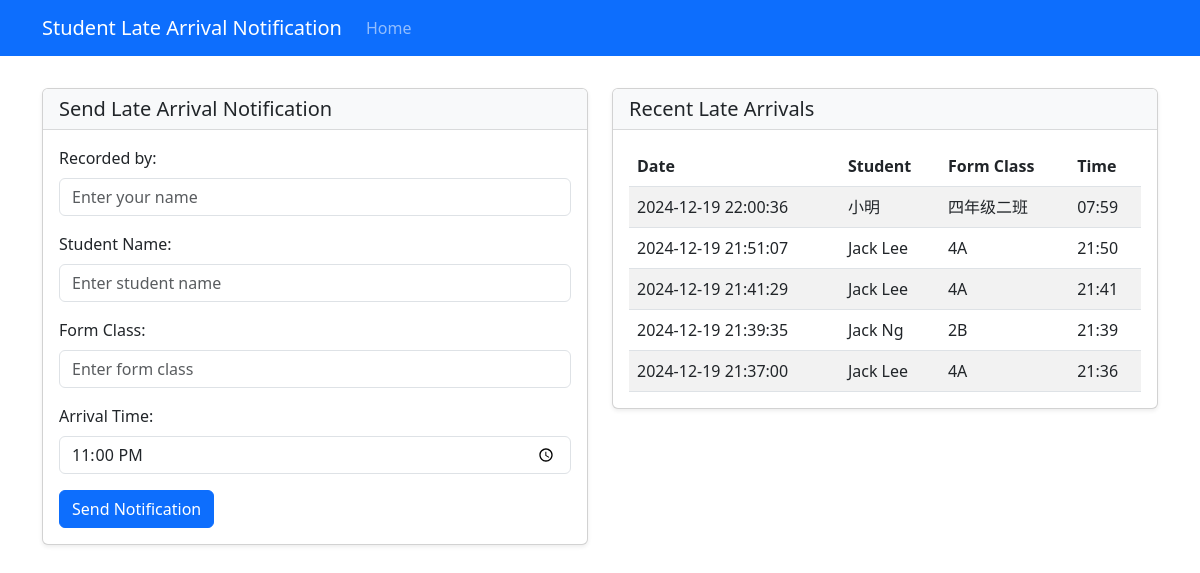
The page / on the database its author committed.
### tables this page shows
CREATE TABLE notifications
            (id INTEGER PRIMARY KEY AUTOINCREMENT,
             date TEXT NOT NULL,
             student_name TEXT NOT NULL,
             class TEXT NOT NULL,
             arrival_time TEXT NOT NULL,
             recorder_name TEXT NOT NULL);

### app.py (the view)
@app.route('/', methods=['GET'])
def index():
    recent_notifications = get_recent_notifications()
    return render_template('index.html',
                         recent_notifications=recent_notifications)

### app.py (called while the page is built)
def get_recent_notifications(limit=5):
    conn = sqlite3.connect('notifications.db')
    c = conn.cursor()
    c.execute('''
        SELECT date, student_name, class, arrival_time
        FROM notifications
        ORDER BY id DESC
        LIMIT ?
    ''', (limit,))
    notifications = [
        {
            'date': row[0],
            'student_name': row[1],
            'class': row[2],
            'arrival_time': row[3]
        }
        for row in c.fetchall()
    ]
    conn.close()
    return notifications

### templates/index.html
{% extends "base.html" %}
{% block content %}
<div class="row">
    <div class="col-md-6">
        <div class="card">
            <div class="card-header">
                <h5 class="card-title mb-0">Send Late Arrival Notification</h5>
            </div>
            <div class="card-body">
                <form method="POST" action="{{ url_for('send_notification') }}">
                    <div class="mb-3">
                        <label for="recorder_name" class="form-label">Recorded by:</label>
                        <input type="text"
                               class="form-control"
                               id="recorder_name"
                               name="recorder_name"
                               placeholder="Enter your name"
                               required>
                    </div>
                    <div class="mb-3">
                        <label for="student_name" class="form-label">Student Name:</label>
                        <input type="text"
                               class="form-control"
                               id="student_name"
                               name="student_name"
                               placeholder="Enter student name"
                               required>
                    </div>
                    <div class="mb-3">
                        <label for="class_name" class="form-label">Form Class:</label>
                        <input type="text"
                               class="form-control"
                               id="class_name"
                               name="class_name"
                               placeholder="Enter form class"
                               required>
                    </div>
                    <div class="mb-3">
                        <label for="arrival_time" class="form-label">Arrival Time:</label>
                        <input type="time" class="form-control" id="arrival_time" name="arrival_time" required>
                    </div>
                    <button type="submit" class="btn btn-primary">Send Notification</button>
                </form>
            </div>
        </div>
    </div>
    <div class="col-md-6">
        <div class="card">
            <div class="card-header">
                <h5 class="card-title mb-0">Recent Late Arrivals</h5>
            </div>
            <div class="card-body">
                <div class="table-responsive">
                    <table class="table table-striped">
                        <thead>
                            <tr>
                                <th>Date</th>
                                <th>Student</th>
                                <th>Form Class</th>
                                <th>Time</th>
                            </tr>
                        </thead>
                        <tbody>
                            {% for notification in recent_notifications %}
                            <tr>
                                <td>{{ notification.date }}</td>
                                <td>{{ notification.student_name }}</td>
                                <td>{{ notification.class }}</td>
                                <td>{{ notification.arrival_time }}</td>
                            </tr>
                            {% endfor %}
                        </tbody>
                    </table>
                </div>
            </div>
        </div>
    </div>
</div>
{% endblock %}

### templates/base.html (shortened to what this page needs)
<!DOCTYPE html>
<html lang="en">
<head>
    <link href="https://cdn.jsdelivr.net/npm/bootstrap@5.3.0/dist/css/bootstrap.min.css" rel="stylesheet">
    <link rel="stylesheet" href="{{ url_for('static', filename='css/style.css') }}">
</head>
<body>
    <nav class="navbar navbar-expand-lg navbar-dark bg-primary">
        <div class="container">
            <a class="navbar-brand" href="{{ url_for('index') }}">Student Late Arrival Notification</a>
            <div class="collapse navbar-collapse" id="navbarNav">
                <ul class="navbar-nav">
                    <li class="nav-item">
                        <a class="nav-link" href="{{ url_for('index') }}">Home</a>
                    </li>
                </ul>
            </div>
        </div>
    </nav>
    <div class="container mt-4">
        {% block content %}{% endblock %}
    </div>
</body>
</html>

### static/css/style.css (style rules this page uses)
.navbar { margin-bottom: 2rem; }
.card { box-shadow: 0 0.125rem 0.25rem rgba(0, 0, 0, 0.075); margin-bottom: 1.5rem; }
.card-header { background-color: #f8f9fa; border-bottom: 1px solid rgba(0,0,0,.125); }
.table { margin-bottom: 0; }
.form-label { font-weight: 500; }

### rows shown on the page
notifications: date "2024-12-19 22:00:36", student_name "小明", class "四年级二班", arrival_time "07:59"
notifications: date "2024-12-19 21:51:07", student_name "Jack Lee", class "4A", arrival_time "21:50"
notifications: date "2024-12-19 21:41:29", student_name "Jack Lee", class "4A", arrival_time "21:41"
notifications: date "2024-12-19 21:39:35", student_name "Jack Ng", class "2B", arrival_time "21:39"
notifications: date "2024-12-19 21:37:00", student_name "Jack Lee", class "4A", arrival_time "21:36"
